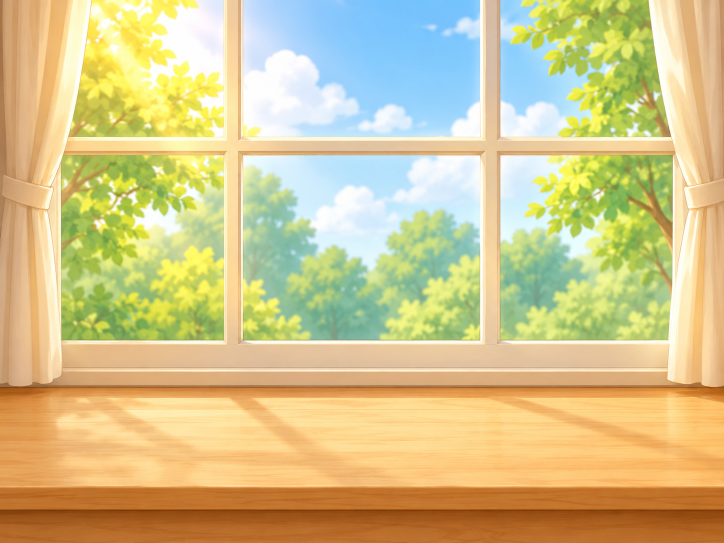
#> input picture docs/mockup/img/bg_sill.png, 1448 x 1086 px, found by its file name (shown at 1/2 size)
$ python compose.py
#> lines starting #> are read from the running program, lines starting #| are printed output that depends on the picture
import sys
from PIL import Image, ImageDraw, ImageFilter
W,H=746,586
bg=Image.open('bg_sill.png').convert('RGBA')
s=max(W/bg.width,H/bg.height); bw,bh=round(bg.width*s),round(bg.height*s)
#> after `s = max(W / bg.width, H / bg.height)`: s = 0.54
#> after `bw, bh = (round(bg.width * s), round(bg.height * s))`: bw = 781; bh = 586
bg=bg.resize((bw,bh),Image.LANCZOS).crop(((bw-W)//2,0,(bw-W)//2+W,H))
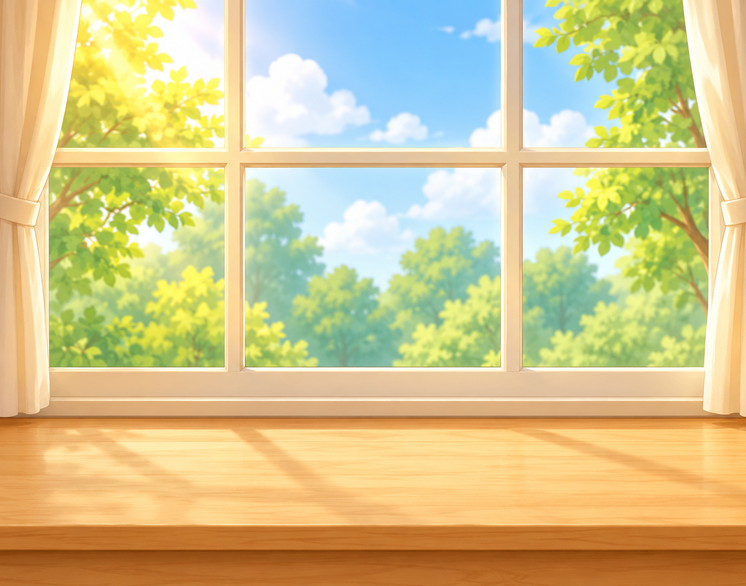
#> bg: PIL image 746x586 RGBA; mean R, G, B, A 210.3, 197.2, 141.8, 255
SP=0.216; PX=373; PBOT=502          # pot scale, center x, pot bottom y in scene
SOILY=270; POTCX=628; POTBOT=1138    # measured in pot image
SL=0.22; STEMX=545; STEMY=1415       # plant scale, stem base in plant image
def pot_layers(f):
    p=Image.open(f).convert('RGBA'); p=p.resize((round(p.width*SP),round(p.height*SP)),Image.LANCZOS)
    cut=round(SOILY*SP); front=p.copy(); front.paste((0,0,0,0),(0,0,p.width,cut)); return p,front
def scene(potf, plant=True, wilt=False):
#> called with potf = 'pot_happy.png', plant = True, wilt = False
    im=bg.copy()
    sh=Image.new('RGBA',(W,H),(0,0,0,0)); d=ImageDraw.Draw(sh)
#> after `sh = Image.new('RGBA', (W, H), (0, 0, 0, 0))`: sh: PIL image 746x586 RGBA; every value is 0
    d.ellipse((PX-118,PBOT-16,PX+118,PBOT+12),fill=(90,50,10,90)); im.alpha_composite(sh.filter(ImageFilter.GaussianBlur(6)))
#> after `im.alpha_composite(sh.filter(ImageFilter.GaussianBlur(6)))`:
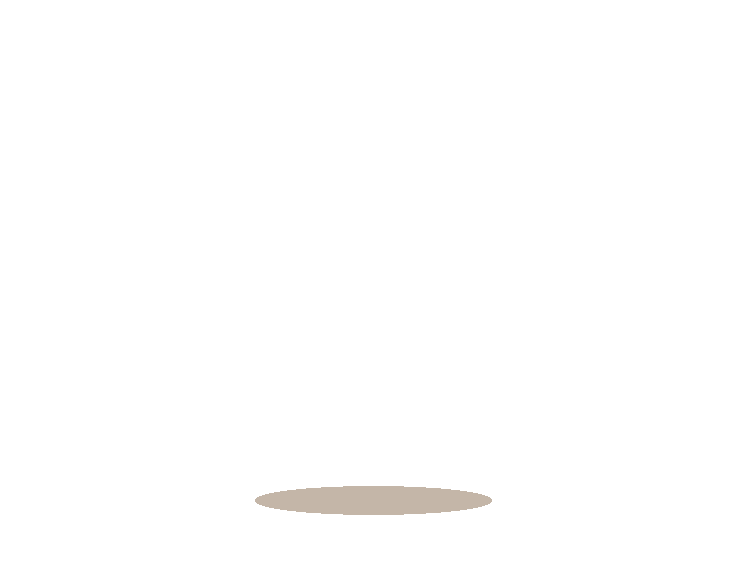
#> sh: PIL image 746x586 RGBA; mean R, G, B, A 1.1, 0.6, 0.1, 1.1; transparent parts drawn white
    back,front=pot_layers(potf)
    px=round(PX-POTCX*SP); py=round(PBOT-POTBOT*SP)
    im.alpha_composite(back,(px,py))
    if plant:
        pl=Image.open('plant_balsam_bud.png').convert('RGBA'); pl=pl.resize((round(pl.width*SL),round(pl.height*SL)),Image.LANCZOS)
        if wilt:
            from PIL import ImageEnhance
            pl=ImageEnhance.Color(pl).enhance(0.35); r,g,b,a=pl.split()
            pl=Image.merge('RGBA',(r.point(lambda v:min(255,int(v*1.12))),g,b.point(lambda v:int(v*0.7)),a))
            bx,by=STEMX*SL,STEMY*SL
            pl=pl.rotate(-16,center=(bx,by),resample=Image.BICUBIC)
        soil_y=py+SOILY*SP
        im.alpha_composite(pl,(round(PX-STEMX*SL),round(soil_y+9-STEMY*SL)))
    im.alpha_composite(front,(px,py))
    return im
#> (the run stopped early here; a loop or call above may not have finished)

$ run again, with docs/mockup/img/bg_window.png copied over docs/mockup/img/bg_sill.png
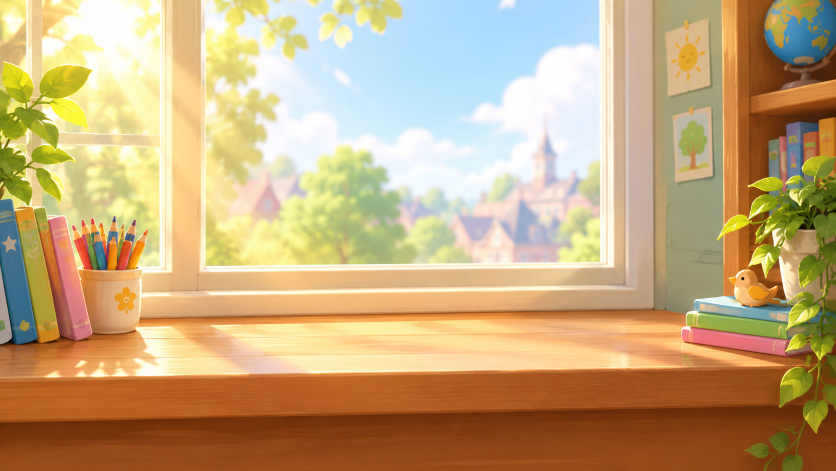
#> input picture docs/mockup/img/bg_window.png, 1672 x 941 px, found by its file name (shown at 1/2 size)
#> `bg=bg.resize((bw,bh),Image.LANCZOS).crop(((bw-W)//2,0,(bw-W)//2+W,H))`:
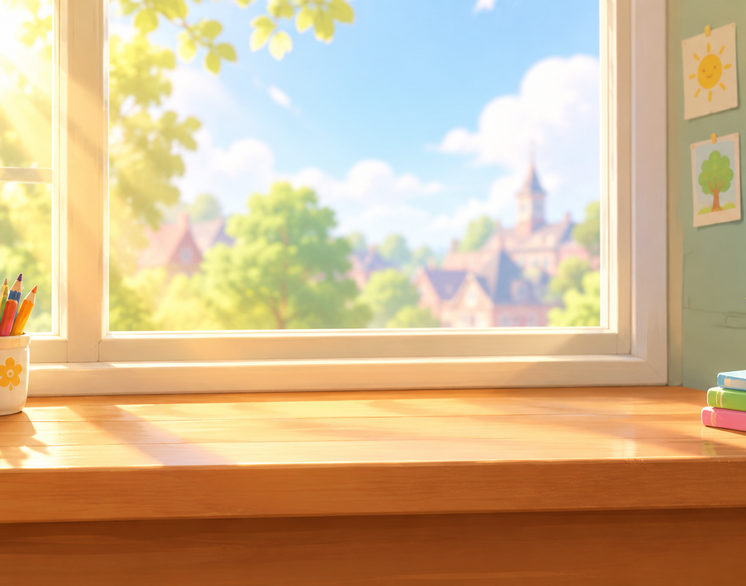
#> bg: PIL image 746x586 RGBA; mean R, G, B, A 207.5, 181.1, 143.8, 255
